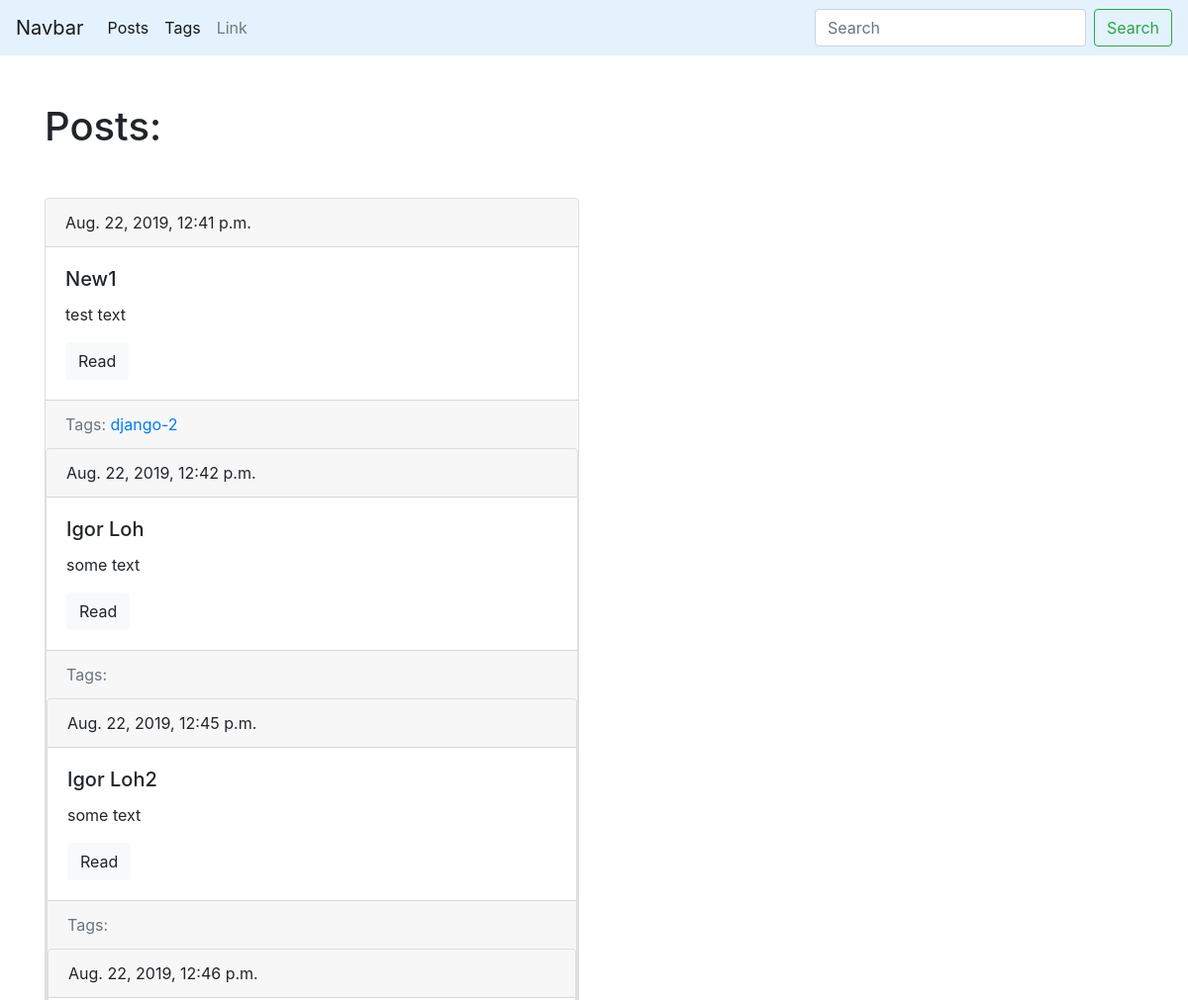
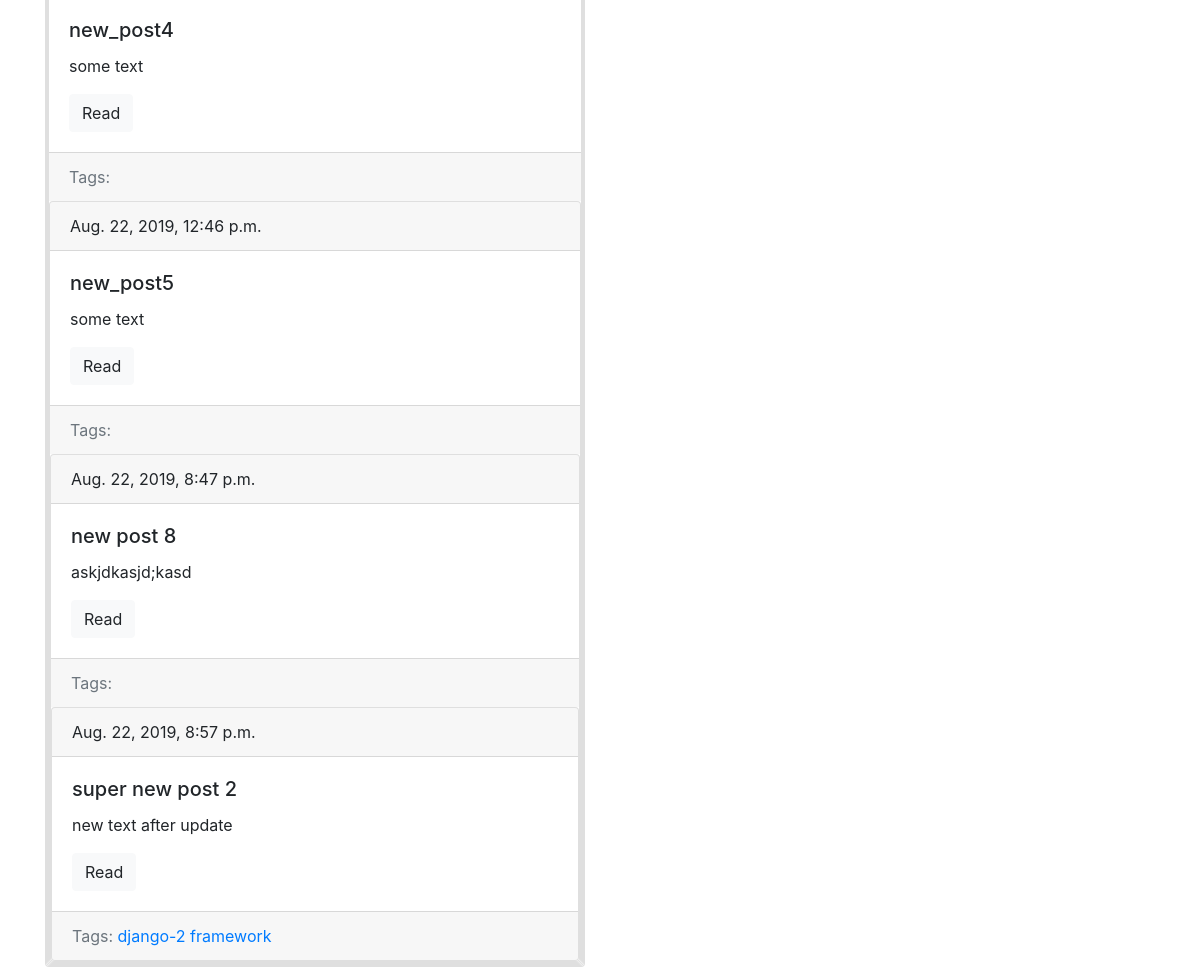
Screenshot of /blog/ with the database file from the repository (2 pictures, top to bottom).
### blog/models.py (models this page shows, shortened)
class Post(models.Model):
    title = models.CharField(max_length=150, db_index=True)
    slug = models.SlugField(max_length=150, blank=True,unique=True)
    body = models.TextField(blank=True, db_index=True)
    tags = models.ManyToManyField('Tag', blank=True, related_name='posts')
    date_pub = models.DateTimeField(auto_now_add=True)
    def get_absolute_url(self):
        return reverse('post_detail_url', kwargs={'slug': self.slug})

class Tag(models.Model):
    title = models.CharField(max_length=50)
    slug = models.SlugField(max_length=50, unique=True)
    def get_absolute_url(self):
        return reverse('tag_detail_url', kwargs={'slug': self.slug})

### blog/views.py (the view)
# urls.py: path('', posts_list, name='posts_list_url'),
def posts_list(request):
    posts = Post.objects.all()
    return render(request, 'blog/index.html', context={'posts': posts})

### blog/templates/blog/index.html (shortened to what this page needs)
{% extends 'blog/base_blog.html'%}
{% block content %}
    <h1 class="mb-5">Posts:</h1>
    {% for post in posts %}
        {% include 'blog/includes/post_card_template.html' %}
    {% endfor %}
{% endblock %}

### blog/templates/blog/includes/post_card_template.html
<div class="card">
    <div class="card-header">
        {{ post.date_pub}}
    </div>
    <div class="card-body">
        <h5 class="card-title">{{ post.title }}</h5>
        <p class="card-text">{{ post.body }}</p>
        <a href="{{ post.get_absolute_url }}" class="btn btn-light">Read</a>
    </div>
    <div class="card-footer text-muted">
        Tags:
        {% for tag in post.tags.all %}
            <a href="{{ tag.get_absolute_url }}">{{ tag.title }}</a>
        {% endfor %}
    </div
</div>

### rows the page displays
Post: date_pub "Aug. 22, 2019, 12:41 p.m.", title "New1", body "test text"
Tag: title "django-2"
Post: date_pub "Aug. 22, 2019, 12:42 p.m.", title "Igor Loh", body "some text"
Post: date_pub "Aug. 22, 2019, 12:45 p.m.", title "Igor Loh2", body "some text"
Post: date_pub "Aug. 22, 2019, 12:46 p.m.", title "new_post4", body "some text"
Post: date_pub "Aug. 22, 2019, 12:46 p.m.", title "new_post5", body "some text"
Post: date_pub "Aug. 22, 2019, 8:47 p.m.", title "new post 8", body "askjdkasjd;kasd"
Post: date_pub "Aug. 22, 2019, 8:57 p.m.", title "super new post 2", body "new text after update"
Tag: title "framework"
